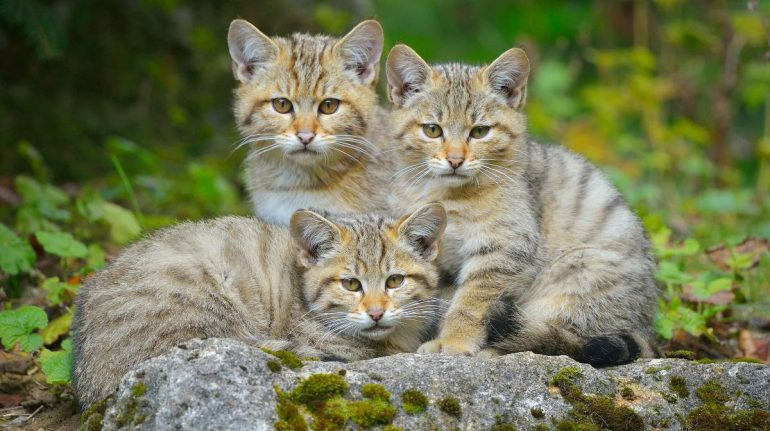
#> input picture images/cats.png, 770 x 431 px
$ python optativo_raton.py
#> lines starting #> are read from the running program, lines starting #| are printed output that depends on the picture; after the words box and inside, x2 and y2 are one past the last pixel; in counts of white or black regions, pixels touching at a corner belong together
### geometria.py
"""
geometria.py - Funciones comunes de la Práctica 2 (PIAV)
=========================================================
Aquí están TODAS las matrices de transformación. El resto de scripts
importan este módulo, así la parte matemática está en un único sitio.

Convención: matrices 3x3 en coordenadas homogéneas (x, y, 1). Así
componer transformaciones es multiplicar con @ (se aplican de DERECHA
a IZQUIERDA). cv.warpAffine solo necesita las dos primeras filas: M[:2].
"""
import os
import sys

import cv2 as cv
import numpy as np

# El OpenCV de pip trae Qt SIN fuentes y los nombres de los trackbars salían
# en blanco. Al importarse, cv2 apunta QT_QPA_FONTDIR a su carpeta vacía; se
# sobrescribe aquí con fuentes del sistema (Qt la lee al abrir la 1ª ventana).
for _carpeta in ('/usr/share/fonts/truetype/dejavu', '/usr/share/fonts/truetype',
                 '/usr/share/fonts'):
    if os.path.isdir(_carpeta):
        os.environ['QT_QPA_FONTDIR'] = _carpeta
        break

# Carpeta del proyecto: las rutas funcionan aunque se lance desde otro sitio
CARPETA = os.path.dirname(os.path.abspath(__file__))


def cargar_imagen(ruta):
    img = cv.imread(os.path.join(CARPETA, ruta))
    if img is None:
        sys.exit(f"Error: no se pudo cargar la imagen '{ruta}'.")
    return img


# ---------------------------------------------------------------
# Matrices básicas
# ---------------------------------------------------------------
def traslacion(tx, ty):
    """Mueve todos los puntos (tx, ty) píxeles."""
    return np.array([[1, 0, tx],
                     [0, 1, ty],
                     [0, 0, 1]], dtype=np.float64)


def rotacion(angulo_grados, cx, cy):
    """Rotación alrededor del punto (cx, cy).

    M = T(cx, cy) · R(θ) · T(-cx, -cy)
        (llevar el centro al origen -> girar -> devolverlo a su sitio)

    El eje Y de la imagen va hacia ABAJO, por eso los signos de sin están
    cambiados respecto a la matriz "de libro": así un ángulo positivo gira
    en sentido ANTIHORARIO en pantalla, igual que cv.getRotationMatrix2D.
    """
    t = np.radians(angulo_grados)
    c, s = np.cos(t), np.sin(t)
    R = np.array([[ c, s, 0],
                  [-s, c, 0],
                  [ 0, 0, 1]], dtype=np.float64)
    return traslacion(cx, cy) @ R @ traslacion(-cx, -cy)


def escalado(sx, sy, cx, cy):
    """Escalado con centro en (cx, cy): ese punto no se mueve.
    Uniforme si sx == sy, no uniforme si sx != sy."""
    S = np.array([[sx, 0, 0],
                  [0, sy, 0],
                  [0, 0, 1]], dtype=np.float64)
    return traslacion(cx, cy) @ S @ traslacion(-cx, -cy)


# [60 lines left out: functions especular_horizontal, reflexion_recta, matriz_camara, dibujar_rejilla, ventana_cerrada, not called in this run]

### main.py
"""
main.py - Parte obligatoria de la Práctica 2 (1a, 1b y 1c)
==========================================================
Tres ventanas que se actualizan en tiempo real:
  1a - Traslación, rotación y escalado (uniforme y no uniforme) con trackbars.
  1b - Ventana de proyección: se trazan sus 4 esquinas con el ratón
       (la esquina más cercana va a donde hagas clic / arrastres) y la
       imagen se proyecta dentro con una homografía.
  1c - Distorsión de lente gobernada por k1, k2, p1, p2 y k3.

optativo_raton.py y optativo_video.py reutilizan estas funciones; por eso
el bucle principal va dentro de  if __name__ == '__main__'.

Teclas: ESC salir · r reiniciar la ventana de proyección (1b)
"""
import cv2 as cv
import numpy as np

import geometria as geo

WIN_1A = '1a - Transformaciones'
WIN_1B = '1b - Proyeccion'
WIN_1C = '1c - Distorsion Lente'


def nada(x):
    pass


# ==========================================
# 1a: TRASLACIÓN, ROTACIÓN Y ESCALADO
# ==========================================
def crear_1a(ancho, alto):
    cv.namedWindow(WIN_1A)
    # Los trackbars no admiten negativos: "Traslacion X" va de 0 a 2*ancho y luego se le
    # resta 'ancho', así se puede trasladar hacia la izquierda y la derecha.
    cv.createTrackbar('Traslacion X', WIN_1A, ancho, ancho * 2, nada)
    cv.createTrackbar('Traslacion Y', WIN_1A, alto, alto * 2, nada)
    # Rotación: ángulo y centro de giro
    cv.createTrackbar('Rotacion (grados)', WIN_1A, 0, 360, nada)
    cv.createTrackbar('Rotacion centro X', WIN_1A, ancho // 2, ancho, nada)
    cv.createTrackbar('Rotacion centro Y', WIN_1A, alto // 2, alto, nada)
    # Escalado: factores (en %) y centro de escalado
    cv.createTrackbar('Escala X (%)', WIN_1A, 100, 300, nada)
    cv.createTrackbar('Escala Y (%)', WIN_1A, 100, 300, nada)
    cv.createTrackbar('Escala centro X', WIN_1A, ancho // 2, ancho, nada)
    cv.createTrackbar('Escala centro Y', WIN_1A, alto // 2, alto, nada)


def procesar_1a(img):
    alto, ancho = img.shape[:2]
    tx = cv.getTrackbarPos('Traslacion X', WIN_1A) - ancho
    ty = cv.getTrackbarPos('Traslacion Y', WIN_1A) - alto
    angulo = cv.getTrackbarPos('Rotacion (grados)', WIN_1A)
    gx = cv.getTrackbarPos('Rotacion centro X', WIN_1A)
    gy = cv.getTrackbarPos('Rotacion centro Y', WIN_1A)
    sx = max(cv.getTrackbarPos('Escala X (%)', WIN_1A) / 100.0, 0.01)  # evitar escala 0
    sy = max(cv.getTrackbarPos('Escala Y (%)', WIN_1A) / 100.0, 0.01)
    ex = cv.getTrackbarPos('Escala centro X', WIN_1A)
    ey = cv.getTrackbarPos('Escala centro Y', WIN_1A)

    # De derecha a izquierda: 1º escalado, 2º rotación, 3º traslación
    M = geo.traslacion(tx, ty) @ geo.rotacion(angulo, gx, gy) @ geo.escalado(sx, sy, ex, ey)
    res = cv.warpAffine(img, M[:2, :], (ancho, alto))

    cv.circle(res, (gx, gy), 5, (0, 0, 255), -1)   # rojo: centro de giro
    cv.circle(res, (ex, ey), 5, (255, 0, 0), -1)   # azul: centro de escalado
    return res


# ==========================================
# 1b: VENTANA DE PROYECCIÓN
# ==========================================
esquinas = None        # 4 esquinas de la ventana destino (sup-izq, sup-der, inf-der, inf-izq)
esquina_activa = -1    # esquina que se está arrastrando (-1 = ninguna)


# [88 lines left out: functions reiniciar_1b, raton_1b, crear_1b, procesar_1b, crear_1c, procesar_1c and 2 more, not called in this run]


# [14 lines that do not run on import are left out]

### optativo_raton.py
"""
optativo_raton.py - Optativos 1, 2 y 3 (control con el ratón)
=============================================================
Reutiliza la ventana 1a de main.py y añade el ratón. Con el teclado se
elige qué hace el clic izquierdo:
  t -> Trasladar: arrastrar la imagen (se ve en tiempo real)
  g -> marcar el centro de Giro      (punto rojo)
  e -> marcar el centro de Escalado  (punto azul)

El ratón solo mueve los trackbars; la matriz se calcula con la misma
función procesar_1a de main.py.

Teclas: t / g / e cambiar de modo · ESC salir
"""
import cv2 as cv
import numpy as np

import geometria as geo
import main as obligatorio

WIN = obligatorio.WIN_1A
MODOS = {'t': 'Trasladar (arrastrar)', 'g': 'Centro de giro', 'e': 'Centro de escalado'}

img = geo.cargar_imagen('images/cats.png')
#> in cargar_imagen, img is the input picture: shape (431, 770, 3); mean B, G, R 85.6, 120, 115.6
alto, ancho = img.shape[:2]
#> alto = 431; ancho = 770

modo = 't'
arrastrando = False
raton_ini_x, raton_ini_y = 0, 0
tx_ini, ty_ini = 0, 0


def raton(evento, x, y, flags, param):
    global arrastrando, raton_ini_x, raton_ini_y, tx_ini, ty_ini

    if modo == 't':
        if evento == cv.EVENT_LBUTTONDOWN:
            # Guardamos dónde empieza el arrastre y la traslación que había
            arrastrando = True
            raton_ini_x, raton_ini_y = x, y
            tx_ini = cv.getTrackbarPos('Traslacion X', WIN)
            ty_ini = cv.getTrackbarPos('Traslacion Y', WIN)
        elif evento == cv.EVENT_MOUSEMOVE and arrastrando:
            # Nueva traslación = la inicial + lo que se ha movido el ratón
            nuevo_tx = int(np.clip(tx_ini + (x - raton_ini_x), 0, ancho * 2))
            nuevo_ty = int(np.clip(ty_ini + (y - raton_ini_y), 0, alto * 2))
            cv.setTrackbarPos('Traslacion X', WIN, nuevo_tx)
            cv.setTrackbarPos('Traslacion Y', WIN, nuevo_ty)
        elif evento == cv.EVENT_LBUTTONUP:
            arrastrando = False

    elif modo == 'g' and evento == cv.EVENT_LBUTTONDOWN:
        cv.setTrackbarPos('Rotacion centro X', WIN, int(np.clip(x, 0, ancho)))
        cv.setTrackbarPos('Rotacion centro Y', WIN, int(np.clip(y, 0, alto)))

    elif modo == 'e' and evento == cv.EVENT_LBUTTONDOWN:
        cv.setTrackbarPos('Escala centro X', WIN, int(np.clip(x, 0, ancho)))
        cv.setTrackbarPos('Escala centro Y', WIN, int(np.clip(y, 0, alto)))


obligatorio.crear_1a(ancho, alto)
#> slider 'Rotacion (grados)' is set to 100
cv.setMouseCallback(WIN, raton)

while True:
    res = obligatorio.procesar_1a(img)
#> in procesar_1a, `res = cv.warpAffine(img, M[:2, :], (ancho, alto))`:
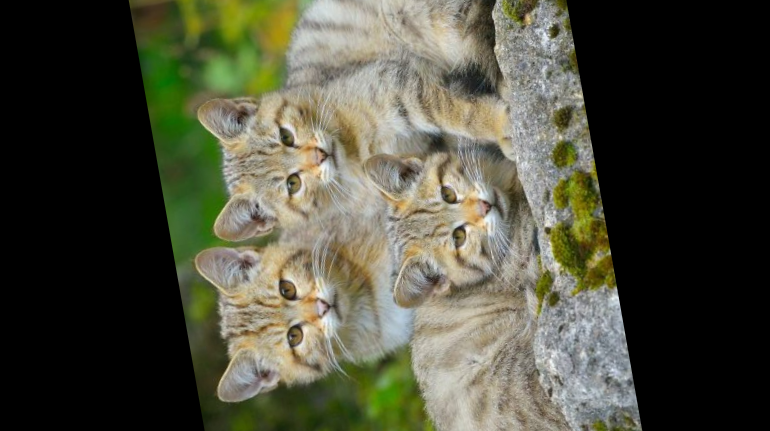
#> res: shape (431, 770, 3); mean B, G, R 61.4, 77.4, 77
#> in procesar_1a, `cv.circle(res, (gx, gy), 5, (0, 0, 255), -1)`: res: shape (431, 770, 3); 0.02% of pixels changed, all inside (x1, y1, x2, y2) = (380, 210, 391, 221)
#> in procesar_1a, `cv.circle(res, (ex, ey), 5, (255, 0, 0), -1)`: res: shape (431, 770, 3); mean B, G, R 61.4, 77.4, 77
    cv.putText(res, f'Modo: {MODOS[modo]}  (t/g/e)', (10, 25),
               cv.FONT_HERSHEY_SIMPLEX, 0.6, (255, 255, 255), 2)
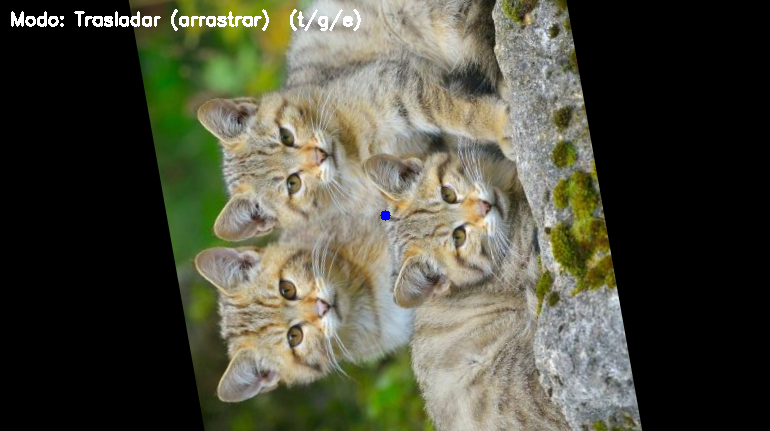
#> res: shape (431, 770, 3); mean B, G, R 62.9, 78.6, 78.2
    cv.imshow(WIN, res)

    tecla = cv.waitKey(20) & 0xFF
#> (key Esc is pressed here)
    if tecla == 27 or geo.ventana_cerrada(WIN):
        break
    elif chr(tecla) in MODOS:
        modo = chr(tecla)
        arrastrando = False

cv.destroyAllWindows()

$ run again, with images/Catedral.png copied over images/cats.png
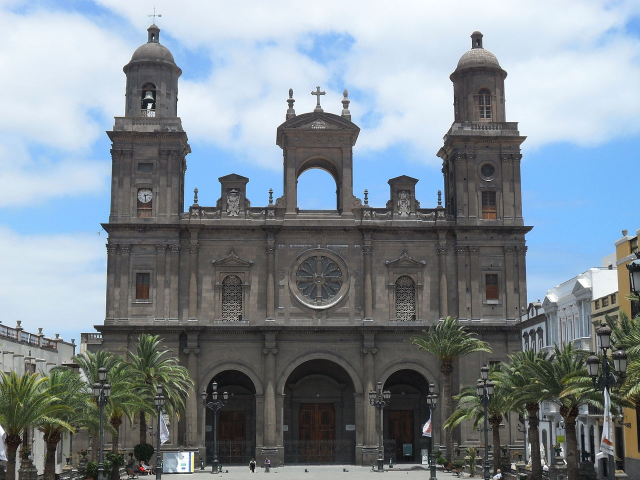
#> input picture images/Catedral.png, 1280 x 960 px (shown at 1/2 size)
#> in cargar_imagen, img is the input picture: shape (960, 1280, 3); mean B, G, R 146.5, 138.4, 127.6
#> in procesar_1a, `res = cv.warpAffine(img, M[:2, :], (ancho, alto))`:
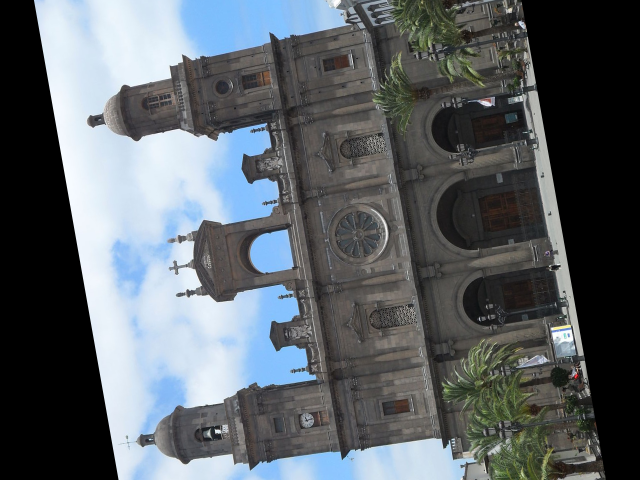
#> res: shape (960, 1280, 3) (shown at 1/2 size); mean B, G, R 102.6, 97.7, 91.3
#> `cv.putText(res, f'Modo: {MODOS[modo]}  (t/g/e)', (10, 25), cv.FONT_HER..`:
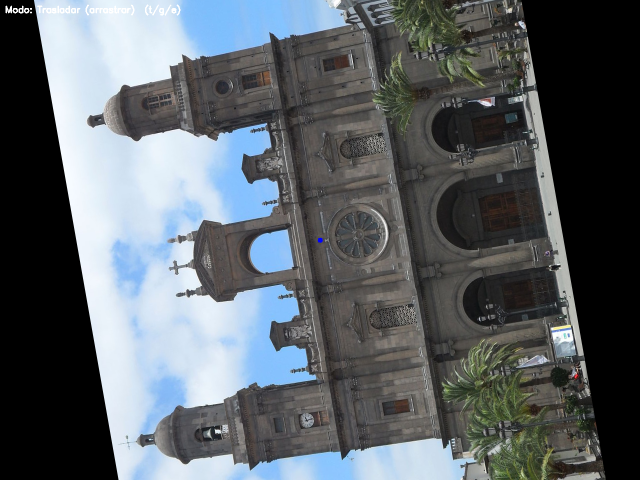
#> res: shape (960, 1280, 3) (shown at 1/2 size); mean B, G, R 102.7, 97.8, 91.5
